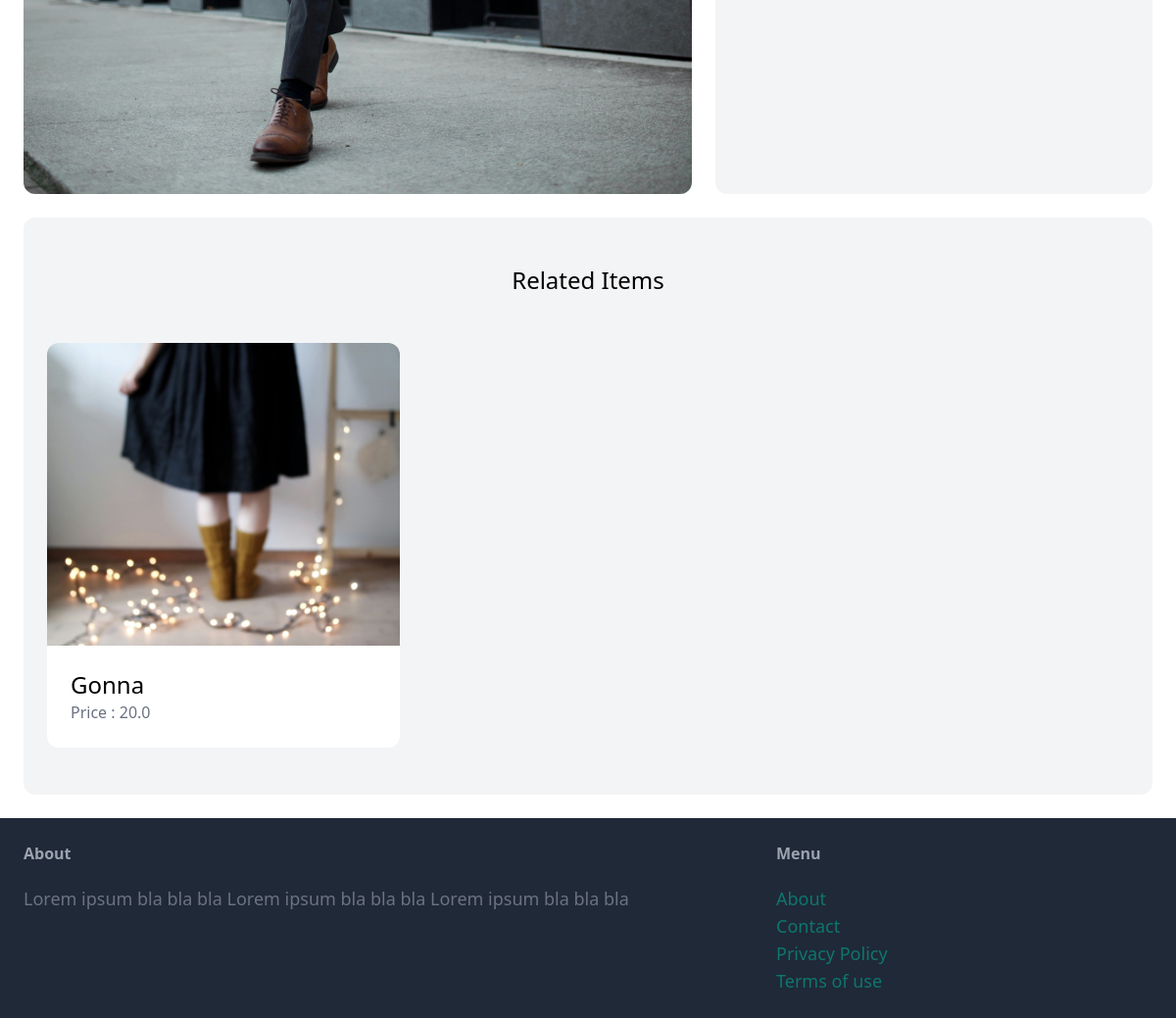
The page /items/5/ (lower part) on the database as committed earlier.
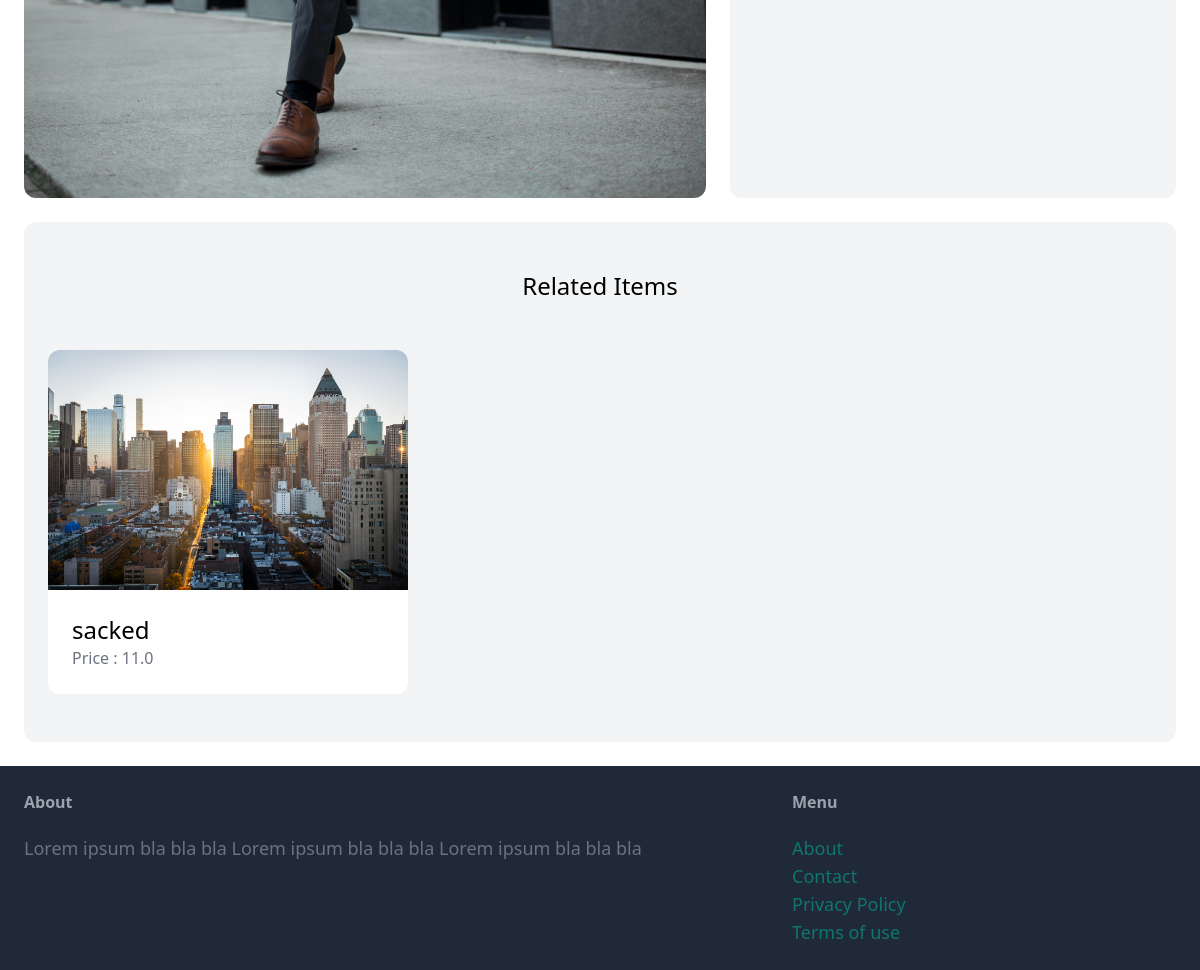
The same page on the database as committed later.
### item/models.py (models this page shows, shortened)
class Item(models.Model):
    category = models. ForeignKey (Category, related_name='items', on_delete= models. CASCADE)
    name = models.CharField(max_length=255)
    description = models.TextField(blank=True, null=True)
    price = models.FloatField()
    image = models.ImageField(upload_to='item_images' ,  blank=True , null=True)
    is_sold = models.BooleanField(default=False)
    created_by = models.ForeignKey(User , related_name = 'items' ,  on_delete=models.CASCADE)
    created_at = models.DateTimeField(auto_now_add=True)

### item/views.py (the view)
# urls.py: path('<int:pk>/' , views.detail , name='detail')
def detail(request,  pk):
    item = get_object_or_404(Item , pk = pk)
    related_items = Item.objects.filter(category = item.category, is_sold = False).exclude(pk=pk)[0:3]
    return render(request , 'item/detail.html', {
        'item' : item,
        'related_items' : related_items
    })

### item/templates/item/detail.html (shortened to what this page needs)
{% extends 'core/base.html'%} {% block title %} {{item.name}} {% endblock %} {%
block content %} {%block content%}
<div class="grid grid-cols-5 gap-6">
  <div class="col-span-3">
    <img src="{{item.image.url}}" alt="" class="rounded-xl" />
  </div>
  <div class="col-span-2 p-6 bg-gray-100 rounded-xl">
    {% if item.description %}
        <strong class="text-gray-500">Description:</strong><br />
    {% endif %}
  </div>
</div>
<div class="mt-6 px-6 py-12 bg-gray-100 rounded-xl">
  <h2 class="mb-12 text-2xl text-center">Related Items</h2>
  <div class="grid grid-cols-3 gap-3">
    {% for item in related_items %}
    <div>
      <a href="{% url 'item:detail' item.id %}">
        <div>
          <img src="{{ item.image.url }}" alt="" class="rounded-t-xl" />
        </div>
        <div class="p-6 bg-white rounded-b-xl">
          <h2 class="text-2xl">{{ item.name }}</h2>
          <p class="text-gray-500">Price : {{item.price}}</p>
        </div>
      </a>
    </div>
    {%endfor%}
  </div>
</div>
{% endblock %}

Rows that differ between the two databases and show on the page:
removed Item: image (picture), name "Gonna", price "20.0"
added Item: image (picture), name "sacked", price "11.0"
